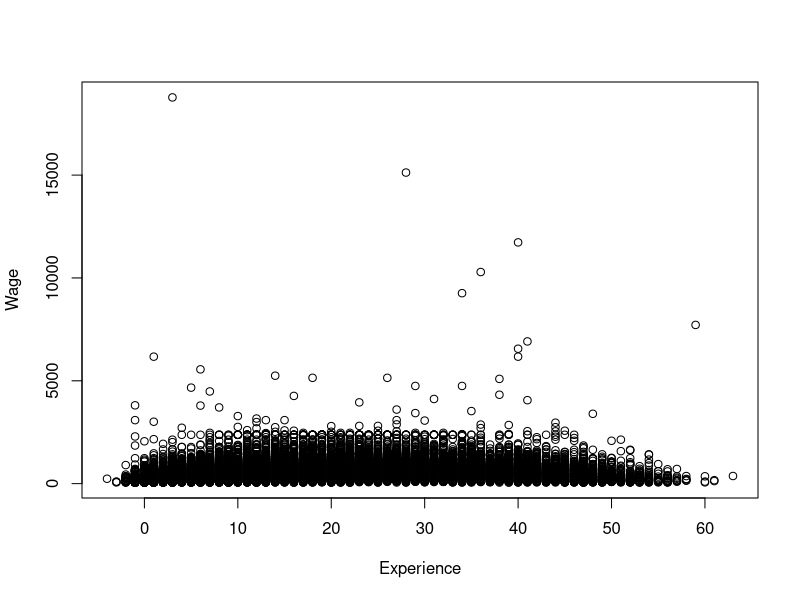
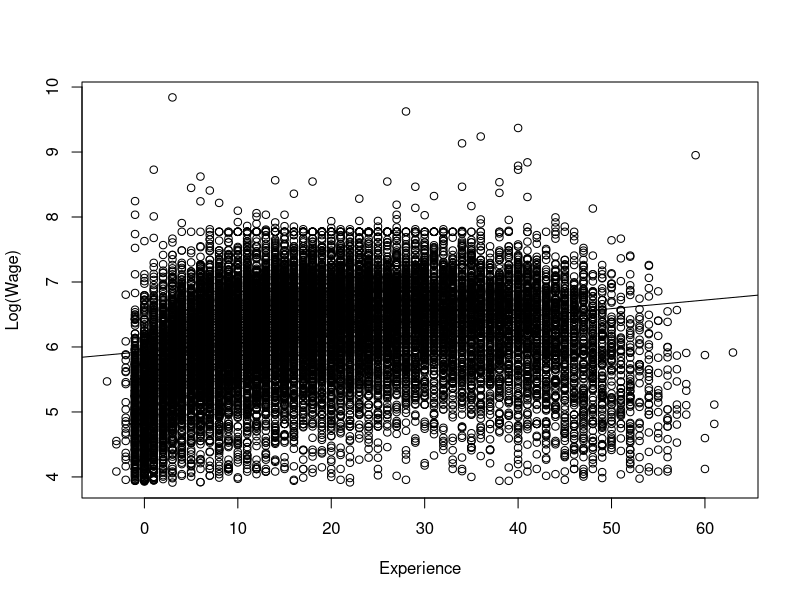

Generate these figures, in order, with R:
rm(list = ls())
library(AER)
data("CPS1988")
summary(CPS1988)
head(CPS1988)
y<- CPS1988$wage
x<- CPS1988$experience
plot(x, y, xlab = "Experience", ylab = "Wage")
plot(x, log(y), xlab = "Experience", ylab = "Log(Wage)")
lgy<-log(y)
model1<-lm(lgy~x)
model1
abline(model1)
summary(model1)
xbar <- mean(x)
lgybar <- mean(lgy)
Sxy <- sum( (lgy-lgybar) * (x-xbar) )
Sxx <- sum( (x-xbar)^2 )
n <- length(y)
b1.hat <- cov(lgy,x)/var(x)
b1.hat
c(b1.hat, Sxy/Sxx, model1$coefficients[2])
b0.hat <- lgybar - b1.hat * xbar
b0.hat
c(b0.hat,model1$coefficients[1])
lgyfit <- b0.hat + b1.hat * x
e <- lgy - lgyfit
sig.hat <- sqrt(sum(e^2)/(n-2))
sig.hat
disp <- c(beta1.hat = b1.hat, beta0.hat = b0.hat,
          sigma.hat = sig.hat)
disp
signif(x = disp, digits = 2)


#xseq<-seq(-4,4,.01)
#densities<-dnorm(xseq, 0,1)
#densities1<-dnorm(xseq, 2,1)
#cumulative<-pnorm(xseq, 0, 1)
#library(tidyverse)
#ggplot(as_tibble(cbind(xseq,densities)))+
 # geom_point(mapping=aes(x=xseq,y=densities))

cps_lm <- lm(log(wage) ~ experience + I(experience^2) +
               + education + ethnicity, data = CPS1988)
summary(cps_lm)
cps_noeth <- lm(log(wage) ~ experience + I(experience^2) +
                  + education, data = CPS1988)
anova(cps_noeth, cps_lm)
anova(cps_lm)
